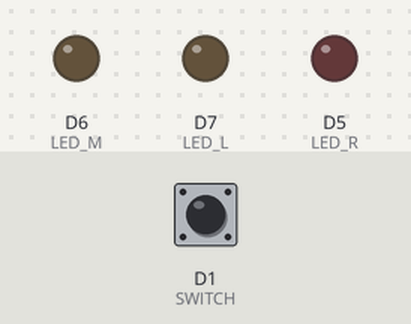
This sketch was run on a simulated ESP8266 (NodeMCU). On the bench: output pins drawn as LEDs (lit = HIGH). The inputs (shaded band) are chosen by the test bench; at power-on: D1 (SWITCH) HIGH.

Above: at 0.8 s.
0.9 s: D1 (SWITCH) pulled LOW for 0.15 s
At 1.3 s:
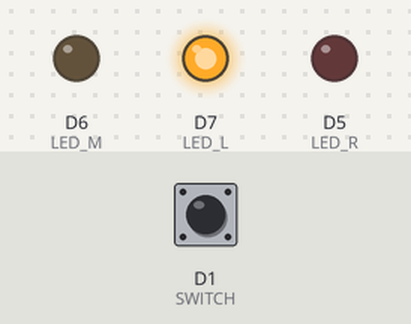
At 2.2 s:
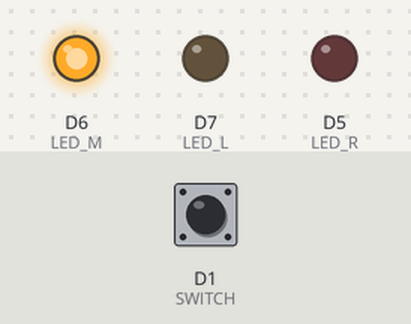
Timing chart, 0 to 10.0 s (numbered marks = the images above; inputs shaded):
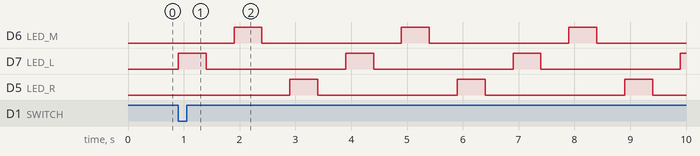

The sketch:

switch2.ino
```cpp
#define LED_R D5
#define LED_M D6
#define LED_L D7
#define SWITCH D1

void setup() {
  pinMode(LED_R, OUTPUT);
  pinMode(LED_M, OUTPUT);
  pinMode(LED_L, OUTPUT);
  pinMode(SWITCH, INPUT_PULLUP);
  while(digitalRead(SWITCH));
}

void loop() {
  digitalWrite(LED_L,HIGH);
  delay(500);
  digitalWrite(LED_L,LOW);
  delay(500);
  digitalWrite(LED_M,HIGH);
  delay(500);
  digitalWrite(LED_M,LOW);
  delay(500);
  digitalWrite(LED_R,HIGH);
  delay(500);
  digitalWrite(LED_R,LOW);
  delay(500);
}
```

Measured:
- after the input at 0.9 s, D6 (LED_M): alternates HIGH for 0.50 s and LOW for 2.5 s, starting after 1.0 s; D7 (LED_L): alternates HIGH for 0.50 s and LOW for 2.5 s, starting at once; D5 (LED_R): alternates HIGH for 0.50 s and LOW for 2.5 s, starting after 2.0 s
